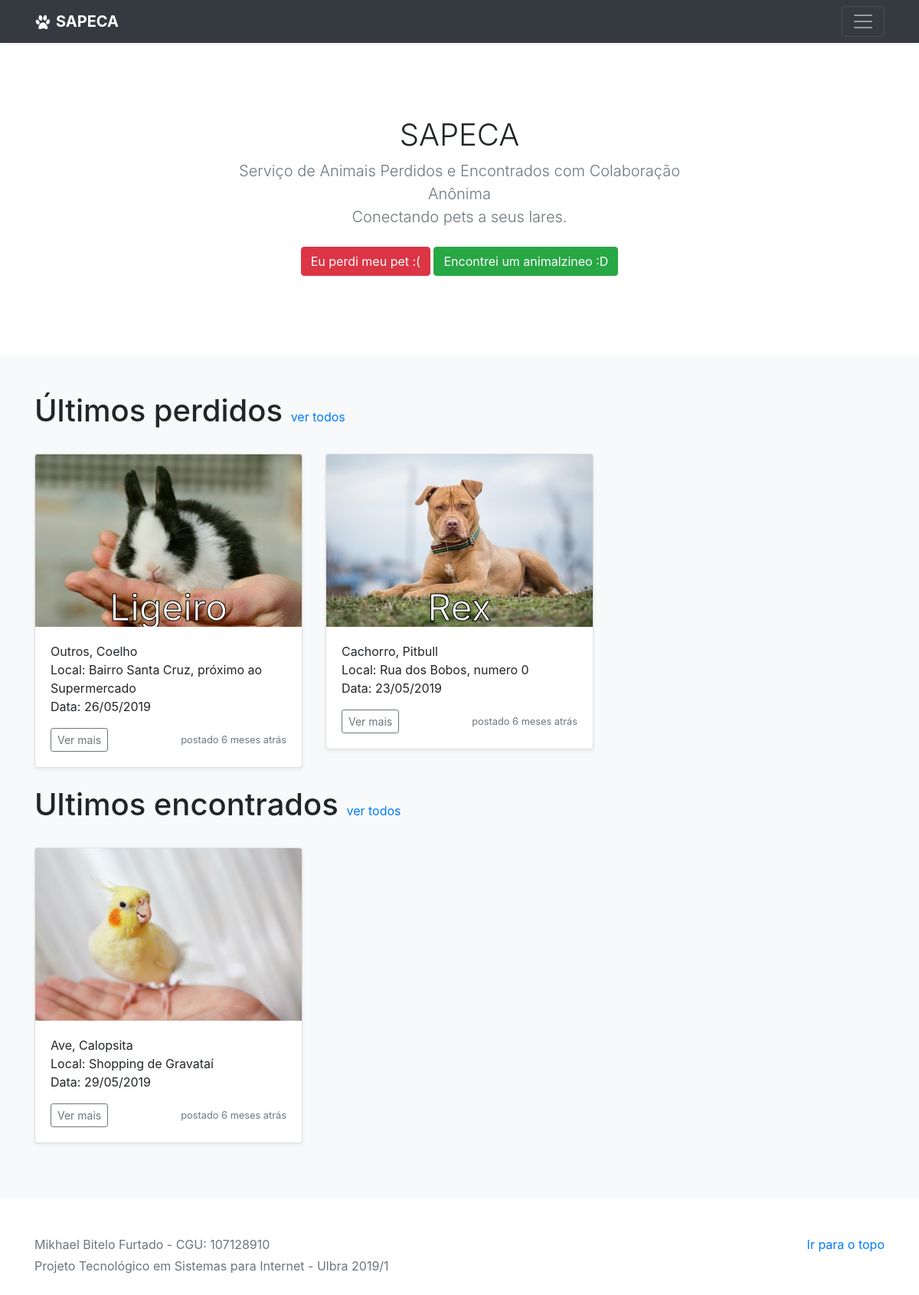
The page / on the database its author committed.
### tables this page shows
CREATE TABLE evento(
    idEvento INT NOT NULL AUTO_INCREMENT,
    nome VARCHAR(20),
    idade VARCHAR(20),
    caracteristicas VARCHAR(150) NOT NULL,
    local VARCHAR(50) NOT NULL,
    dataEvento DATE NOT NULL,
    pessoa VARCHAR(50) NOT NULL,
    contato VARCHAR(100) NOT NULL,
    idRaca INT NOT NULL,
    imagem VARCHAR(30) NOT NULL,
    dataPost DATETIME NOT NULL,
    publicado BOOLEAN NOT NULL,
    idSituacao INT NOT NULL,
    CONSTRAINT pk_evento PRIMARY KEY (idEvento),
    CONSTRAINT fk_everac FOREIGN KEY (idRaca) REFERENCES raca(idRaca),
    CONSTRAINT fk_evesit FOREIGN KEY (idSituacao) REFERENCES situacao(idSituacao)
);

CREATE TABLE animal(
    idAnimal INT NOT NULL AUTO_INCREMENT,
    nomeAnimal VARCHAR(20) NOT NULL,
    constraint pk_animal PRIMARY KEY (idAnimal)
);

CREATE TABLE raca(
    idRaca INT NOT NULL AUTO_INCREMENT,
    nomeRaca VARCHAR(40) NOT NULL,
    idAnimal INT NOT NULL,
    constraint pk_raca PRIMARY KEY (idRaca),
    constraint fk_racani FOREIGN KEY (idAnimal) references animal(idAnimal)
);

### classes/connection.php (called while the page is built, shortened)
<?php
Class Connection{
    var $server = "localhost";
    var $username = "root";
    var $password = "";
    var $database = "ptsi_mikhaelbitelo";
    function Conectar(){
        $conectar = mysqli_connect($this->server,$this->username,$this->password,$this->database);
        $conectar->set_charset('utf8');
        return $conectar;
    }
}
?>

### classes/listar.php (called while the page is built, shortened)
<?php
require_once("connection.php");
class listar{
    private $conexaoSQL;
    function __construct(){
        $this->conexaoSQL = new Connection();
    }
    function listarEvento($situacao, $ordem = "ASC", $publicado, $qtd = NULL){
        $limit = isset($qtd) ? "LIMIT $qtd" : "";
        $situacao = ($situacao > 0) ? "and `e`.idSituacao = $situacao" : "";
        $sql = $this->conexaoSQL->Conectar()->query("SELECT `idEvento`, `nome`, `idade`, `caracteristicas`, `local`, `dataEvento`, `pessoa`, `contato`, `nomeRaca`, `nomeAnimal`, `imagem`, `dataPost`, `publicado`, `idSituacao` FROM `evento` `e` INNER JOIN `raca` `r` on `e`.`idRaca` = `r`.`idRaca` INNER JOIN `animal` `a` on `r`.`idAnimal` = `a`.`idAnimal` WHERE publicado = {$publicado} {$situacao} ORDER by `dataPost` {$ordem} {$limit}");
        if ($sql->num_rows >= 1) {
            while($row = $sql->fetch_assoc()) {
                $rows[] = $row;
            }
            return $rows;
        } else {
            return FALSE;
        }
    }
    public function MYSQLparaPTBR($data){
        $DataTime = new DateTime($data);
        return $DataTime->format("d/m/Y");
    }
    function tempo($time){
        $now = strtotime(date('Y/m/d H:i:s'));
        $time = strtotime($time);
        $diff = $now - $time;
        $seconds = $diff;
        $minutes = round($diff / 60);
        $hours = round($diff / 3600);
        $days = round($diff / 86400);
        $weeks = round($diff / 604800);
        $months = round($diff / 2419200);
        $years = round($diff / 29030400);
        if ($seconds <= 60) return "1 min atrás";
        else if ($minutes <= 60) return $minutes==1 ?'1 min atrás':$minutes.' min atrás';
        else if ($hours <= 24) return $hours==1 ?'1 hora atrás':$hours.' horas atrás';
        else if ($days <= 7) return $days==1 ?'1 dia atras':$days.' dias atrás';
        else if ($weeks <= 4) return $weeks==1 ?'1 semana atrás':$weeks.' semanas atrás';
        else if ($months <= 12) return $months == 1 ?'1 mês atrás':$months.' meses atrás';
        else return $years == 1 ? 'um ano atrás':$years.' anos atrás';
    }
}

### index.php (the view, shortened to what this page needs)
<?php include("_header.php");
?>
<main role="main">
    <?php include("_secaoinicio.php");?>
    <div class="album py-5 bg-light">
        <div class="container">
            <h1>Últimos perdidos <small class="subtitulo"><a href="todos.php?sit=perdido">ver todos</a></small></h1><br>
            <div class="row">
                <?php if($objListar->listarEvento(1, "DESC", true,3)){foreach($objListar->listarEvento(1,"DESC", true,3) as $lista){ ?>
                <div class="col-md-4">
                    <div class="card mb-4 shadow-sm">
                        <svg class="bd-placeholder-img card-img-top" width="100%" height="225" xmlns="http://www.w3.org/2000/svg" preserveAspectRatio="xMidYMid slice" focusable="false" role="img"><image width="100%" height="225" xlink:href="<?php echo "imagens/{$lista['imagem']}" ?>" preserveAspectRatio="none" /><text x="50%" y="90%" fill="#fff" stroke="#000" font-size="48px" dy=".3em"><?php echo htmlspecialchars($lista['nome']) ?></text></svg>
                        <div class="card-body">
                            <p class="card-text"><?php echo "{$lista['nomeAnimal']}" ?>, <?php echo "{$lista['nomeRaca']}" ?><br>
                                Local: <?php echo "{$lista['local']}" ?><br>
                                Data: <?php echo "{$objListar->MYSQLparaPTBR($lista['dataEvento'])}" ?></p>
                            <div class="d-flex justify-content-between align-items-center">
                                <div class="btn-group">
                                    <button type="button" class="btn btn-sm btn-outline-secondary" data-toggle="modal" data-remote="evento.php?ver&id=<?php echo "{$lista['idEvento']}" ?>" data-target="#myModel">Ver mais</button>
                                </div>
                                <small class="text-muted">postado <?php echo "{$objListar->tempo($lista['dataPost'])}" ?></small>
                            </div>
                        </div>
                    </div>
                </div>
            <?php }}?>
            </div>
            <h1>Ultimos encontrados <small class="subtitulo"><a href="todos.php?sit=encontrado">ver todos</a></small></h1><br>
            <div class="row">
                <?php if($objListar->listarEvento(2, "DESC", true)){foreach($objListar->listarEvento(2,"DESC", true) as $lista){ ?>
                <div class="col-md-4">
                    <div class="card mb-4 shadow-sm">
                        <svg class="bd-placeholder-img card-img-top" width="100%" height="225" xmlns="http://www.w3.org/2000/svg" preserveAspectRatio="xMidYMid slice" focusable="false" role="img"><image width="100%" height="225" xlink:href="<?php echo "imagens/{$lista['imagem']}" ?>" preserveAspectRatio="none" /><text x="50%" y="90%" fill="#fff" stroke="#000" font-size="48px" dy=".3em"><?php echo htmlspecialchars($lista['nome']) ?></text></svg>
                        <div class="card-body">
                            <p class="card-text"><?php echo "{$lista['nomeAnimal']}" ?>, <?php echo "{$lista['nomeRaca']}" ?><br>
                                Local: <?php echo "{$lista['local']}" ?><br>
                                Data: <?php echo "{$objListar->MYSQLparaPTBR($lista['dataEvento'])}" ?></p>
                            <div class="d-flex justify-content-between align-items-center">
                                <div class="btn-group">
                                    <button type="button" class="btn btn-sm btn-outline-secondary" data-toggle="modal" data-remote="evento.php?ver&id=<?php echo "{$lista['idEvento']}" ?>" data-target="#myModel">Ver mais</button>
                                </div>
                                <small class="text-muted">postado <?php echo "{$objListar->tempo($lista['dataPost'])}" ?></small>
                            </div>
                        </div>
                    </div>
                </div>
                <?php }}?>
            </div>
        </div>
    </div>
</main>
<?php include("_footer.php"); ?>

### _header.php (shortened to what this page needs)
<?php
require_once("classes/listar.php");
$objListar = new Listar();
?>
<!doctype html>
<html lang="pt-br">
<head>
    <link href="assets/css/bootstrap.min.css" rel="stylesheet">
    <link href="assets/css/album.css" rel="stylesheet">
</head>
<body>
    <header>
        <div class="navbar navbar-dark bg-dark shadow-sm">
            <div class="container d-flex justify-content-between">
                <a href="index.php" class="navbar-brand d-flex align-items-center">
                    <strong>SAPECA</strong>
                </a>
                <button class="navbar-toggler" type="button" data-toggle="collapse" data-target="#navbarHeader" aria-controls="navbarHeader" aria-expanded="false" aria-label="Toggle navigation">
                    <span class="navbar-toggler-icon"></span>
                </button>
            </div>
        </div>
    </header>

### _secaoinicio.php
<section class="jumbotron text-center">
    <div class="container">
        <h1 class="jumbotron-heading">SAPECA</h1>
        <p class="lead text-muted">Serviço de Animais Perdidos e Encontrados com Colaboração Anônima
        <br>Conectando pets a seus lares.</p>
        <p>
            <a href="anunciar.php?sit=perdido" class="btn btn-danger my-2">Eu perdi meu pet :(</a>
            <a href="anunciar.php?sit=encontrado" class="btn btn-success my-2">Encontrei um animalzineo :D</a>
        </p>
    </div>
</section>

### _footer.php
<footer class="text-muted">
    <div class="container">
        <p class="float-right">
            <a href="#">Ir para o topo</a>
        </p>
        <p>Mikhael Bitelo Furtado - CGU: 107128910</p>
        <p>Projeto Tecnológico em Sistemas para Internet - Ulbra 2019/1</p>
    </div>
</footer>
<script>window.jQuery || document.write('<script src="assets/js/jquery-slim.min.js"><\/script>')</script><script src="assets/js/bootstrap.bundle.min.js"></script></body>
</html>

### assets/css/album.css (style rules this page uses)
.jumbotron { padding-top: 3rem; padding-bottom: 3rem; margin-bottom: 0; background-color: #fff; }
@media (min-width: 768px) { .jumbotron { padding-top: 6rem; padding-bottom: 6rem; } }
.jumbotron p:last-child { margin-bottom: 0; }
.jumbotron-heading { font-weight: 300; }
.jumbotron .container { max-width: 40rem; }
footer { padding-top: 3rem; padding-bottom: 3rem; }
footer p { margin-bottom: .25rem; }

### _header.php (style rules this page uses)
.bd-placeholder-img { font-size: 1.125rem; text-anchor: middle; -webkit-user-select: none; -moz-user-select: none; -ms-user-select: none; user-select: none; }
.subtitulo { font-size: 1rem; }

### rows shown on the page
evento: nome "Ligeiro", animal.nomeAnimal "Outros", idRaca.nomeRaca "Coelho", local "Bairro Santa Cruz, próximo ao Supermercado", dataEvento "26/05/2019", dataPost "6 meses atrás"
evento: nome "Rex", animal.nomeAnimal "Cachorro", idRaca.nomeRaca "Pitbull", local "Rua dos Bobos, numero 0", dataEvento "23/05/2019", dataPost "6 meses atrás"
evento: animal.nomeAnimal "Ave", idRaca.nomeRaca "Calopsita", local "Shopping de Gravataí", dataEvento "29/05/2019", dataPost "6 meses atrás"
